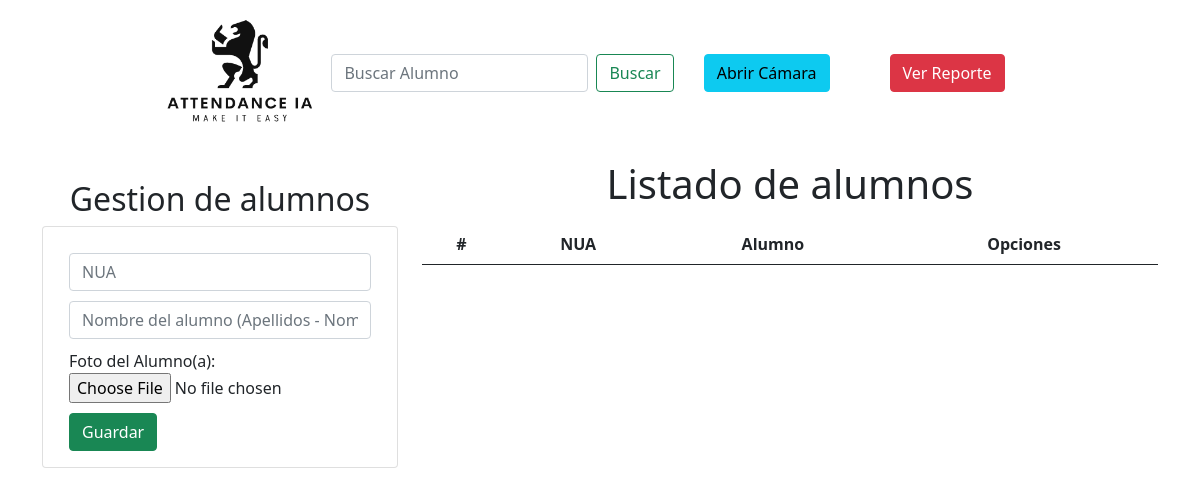
The app's page /, older data.
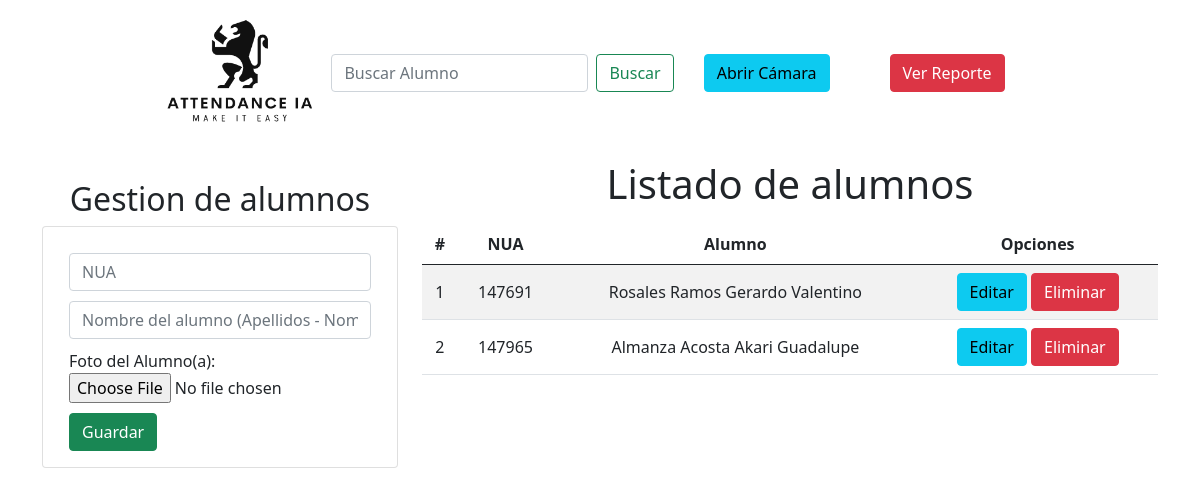
The same page, newer data.
### Aplicaciones/Academico/models.py (models this page shows, shortened)
class Alumno(models.Model):
    nua = models.CharField(primary_key=True,max_length=6)
    nombre = models.CharField(max_length=100)
    foto = models.ImageField(upload_to="alumnos", null=True)

### Aplicaciones/Academico/views.py (the view)
# urls.py: path('', views.home),
def home(request):
    alumnosListados = Alumno.objects.all()
    return render(request, "gestionAlumnos.html", {"alumnos": alumnosListados})

### Aplicaciones/Academico/templates/gestionAlumnos.html (shortened to what this page needs)
{% extends "./base.html" %}
{% block body %}
<div class="row">
    <div class="col-sm-12 col-md-6 col-lg-4 col-xl-4">
        <h2 class="text-center" style="margin-top: 20px;">Gestion de alumnos</h2>
        <div class="card">
            <div class="card-body" style="display: flex;
                                        justify-content: flex-start;
                                        flex-direction: column-reverse;">
                <form id="formularioAlumno" enctype="multipart/form-data" action="/registrarAlumno/" method="POST"> {% csrf_token %}
                    <div class="form-group" style="margin: 10px;">
                        <input type="text"
                                name="txtNUA"
                                id="txtNUA"
                                class="form-control"
                                placeholder="NUA"
                                minlength="6"
                                maxlength="6"
                                required>
                    </div>
                    <div class="form-group" style="margin: 10px;">
                        <input type="text"
                                name="txtNombre"
                                id="txtNombre"
                                class="form-control"
                                placeholder="Nombre del alumno (Apellidos - Nombre(s))"
                                minlength="3"
                                maxlength="100"
                                required>
                    </div>
                    <div class="form-group" style="margin: 10px;">
                        <label for="foto">Foto del Alumno(a): </label>
                        <input type="file" id="foto" name="fotoAlumno" accept="image/*">
                    </div>
                    <div class="form-group" style="display: flex; padding-left: 10px;">
                        <button type="submit" class="btn btn-success btn-block text-white btnGuardar">Guardar</button>
                    </div>
                </form>
            </div>
        </div>
    </div>
    <div class="col-sm-12 col-md-6 col-lg-8 col-xl-8">
        <h1 class="text-center">Listado de alumnos</h1>
        <div class="table-responsive py-2">
            <table class="table table-striped">
                <thead>
                    <tr>
                        <th>#</th>
                        <th>NUA</th>
                        <th>Alumno</th>
                        <th colspan="2">Opciones</th>
                    </tr>
                </thead>
                <tbody>
                    {% for a in alumnos %}
                    <tr>
                        <td>{{forloop.counter}}</td>
                        <td>{{a.nua}}</td>
                        <td>{{a.nombre}}</td>
                        <td>
                            <a href="edicionAlumno/{{a.nua}}" class="btn btn-info">Editar</a>
                            <a href="eliminacionAlumno/{{a.nua}}" class="btn btn-danger btnEliminacion">Eliminar</a>
                        </td>
                    </tr>
                    {% endfor %}
                </tbody>
            </table>
        </div>
    </div>
</div>
{% endblock %}

Row changes from the older to the newer data that the page shows:
added Alumno: nua "147691", nombre "Rosales Ramos Gerardo Valentino"
added Alumno: nua "147965", nombre "Almanza Acosta Akari Guadalupe"
